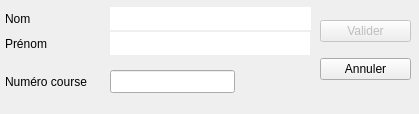
<?xml version="1.0" encoding="UTF-8"?>
<ui version="4.0">
 <class>Set_RacerTp</class>
 <widget class="QDialog" name="Set_RacerTp">
  <property name="geometry">
   <rect>
    <x>0</x>
    <y>0</y>
    <width>419</width>
    <height>114</height>
   </rect>
  </property>
  <property name="windowTitle">
   <string>Dialog</string>
  </property>
  <property name="toolTip">
   <string notr="true"/>
  </property>
  <property name="accessibleName">
   <string notr="true"/>
  </property>
  <property name="accessibleDescription">
   <string notr="true"/>
  </property>
  <property name="modal">
   <bool>true</bool>
  </property>
  <widget class="QLineEdit" name="R_firstname">
   <property name="enabled">
    <bool>true</bool>
   </property>
   <property name="geometry">
    <rect>
     <x>110</x>
     <y>32</y>
     <width>200</width>
     <height>23</height>
    </rect>
   </property>
   <property name="minimumSize">
    <size>
     <width>200</width>
     <height>0</height>
    </size>
   </property>
   <property name="font">
    <font>
     <kerning>false</kerning>
    </font>
   </property>
   <property name="mouseTracking">
    <bool>false</bool>
   </property>
   <property name="acceptDrops">
    <bool>false</bool>
   </property>
   <property name="toolTip">
    <string notr="true"/>
   </property>
   <property name="accessibleName">
    <string notr="true"/>
   </property>
   <property name="accessibleDescription">
    <string notr="true"/>
   </property>
   <property name="inputMask">
    <string notr="true"/>
   </property>
   <property name="text">
    <string notr="true"/>
   </property>
   <property name="frame">
    <bool>false</bool>
   </property>
   <property name="readOnly">
    <bool>true</bool>
   </property>
   <property name="placeholderText">
    <string notr="true"/>
   </property>
  </widget>
  <widget class="QLabel" name="label_8">
   <property name="geometry">
    <rect>
     <x>5</x>
     <y>70</y>
     <width>99</width>
     <height>23</height>
    </rect>
   </property>
   <property name="text">
    <string>Numéro course</string>
   </property>
  </widget>
  <widget class="QLabel" name="label_6">
   <property name="geometry">
    <rect>
     <x>5</x>
     <y>32</y>
     <width>50</width>
     <height>23</height>
    </rect>
   </property>
   <property name="text">
    <string>Prénom</string>
   </property>
  </widget>
  <widget class="QLabel" name="label">
   <property name="geometry">
    <rect>
     <x>5</x>
     <y>7</y>
     <width>31</width>
     <height>23</height>
    </rect>
   </property>
   <property name="text">
    <string>Nom</string>
   </property>
  </widget>
  <widget class="QLineEdit" name="R_lastname">
   <property name="geometry">
    <rect>
     <x>110</x>
     <y>7</y>
     <width>201</width>
     <height>23</height>
    </rect>
   </property>
   <property name="minimumSize">
    <size>
     <width>200</width>
     <height>0</height>
    </size>
   </property>
   <property name="mouseTracking">
    <bool>false</bool>
   </property>
   <property name="acceptDrops">
    <bool>false</bool>
   </property>
   <property name="toolTip">
    <string notr="true"/>
   </property>
   <property name="accessibleName">
    <string notr="true"/>
   </property>
   <property name="accessibleDescription">
    <string notr="true"/>
   </property>
   <property name="inputMask">
    <string notr="true"/>
   </property>
   <property name="text">
    <string notr="true"/>
   </property>
   <property name="frame">
    <bool>false</bool>
   </property>
   <property name="readOnly">
    <bool>true</bool>
   </property>
   <property name="placeholderText">
    <string notr="true"/>
   </property>
  </widget>
  <widget class="QLineEdit" name="R_number">
   <property name="geometry">
    <rect>
     <x>110</x>
     <y>70</y>
     <width>125</width>
     <height>23</height>
    </rect>
   </property>
   <property name="toolTip">
    <string notr="true"/>
   </property>
   <property name="statusTip">
    <string notr="true"/>
   </property>
   <property name="accessibleName">
    <string notr="true"/>
   </property>
   <property name="accessibleDescription">
    <string notr="true"/>
   </property>
   <property name="inputMethodHints">
    <set>Qt::ImhDialableCharactersOnly|Qt::ImhDigitsOnly</set>
   </property>
   <property name="text">
    <string notr="true"/>
   </property>
   <property name="maxLength">
    <number>5</number>
   </property>
  </widget>
  <widget class="QWidget" name="verticalLayoutWidget">
   <property name="geometry">
    <rect>
     <x>320</x>
     <y>10</y>
     <width>91</width>
     <height>80</height>
    </rect>
   </property>
   <layout class="QVBoxLayout" name="verticalLayout">
    <item>
     <widget class="QPushButton" name="OkBtn">
      <property name="enabled">
       <bool>false</bool>
      </property>
      <property name="focusPolicy">
       <enum>Qt::NoFocus</enum>
      </property>
      <property name="contextMenuPolicy">
       <enum>Qt::NoContextMenu</enum>
      </property>
      <property name="toolTip">
       <string notr="true"/>
      </property>
      <property name="statusTip">
       <string notr="true"/>
      </property>
      <property name="accessibleName">
       <string notr="true"/>
      </property>
      <property name="accessibleDescription">
       <string notr="true"/>
      </property>
      <property name="text">
       <string>Valider</string>
      </property>
      <property name="shortcut">
       <string notr="true"/>
      </property>
      <property name="autoDefault">
       <bool>false</bool>
      </property>
     </widget>
    </item>
    <item>
     <widget class="QPushButton" name="CancelBtn">
      <property name="toolTip">
       <string notr="true"/>
      </property>
      <property name="statusTip">
       <string notr="true"/>
      </property>
      <property name="accessibleName">
       <string notr="true"/>
      </property>
      <property name="accessibleDescription">
       <string notr="true"/>
      </property>
      <property name="text">
       <string>Annuler</string>
      </property>
      <property name="shortcut">
       <string notr="true"/>
      </property>
      <property name="autoDefault">
       <bool>false</bool>
      </property>
     </widget>
    </item>
   </layout>
  </widget>
 </widget>
 <resources/>
 <connections>
  <connection>
   <sender>OkBtn</sender>
   <signal>clicked()</signal>
   <receiver>Set_RacerTp</receiver>
   <slot>accept()</slot>
   <hints>
    <hint type="sourcelabel">
     <x>365</x>
     <y>30</y>
    </hint>
    <hint type="destinationlabel">
     <x>209</x>
     <y>56</y>
    </hint>
   </hints>
  </connection>
  <connection>
   <sender>CancelBtn</sender>
   <signal>clicked()</signal>
   <receiver>Set_RacerTp</receiver>
   <slot>reject()</slot>
   <hints>
    <hint type="sourcelabel">
     <x>365</x>
     <y>67</y>
    </hint>
    <hint type="destinationlabel">
     <x>209</x>
     <y>56</y>
    </hint>
   </hints>
  </connection>
 </connections>
</ui>
